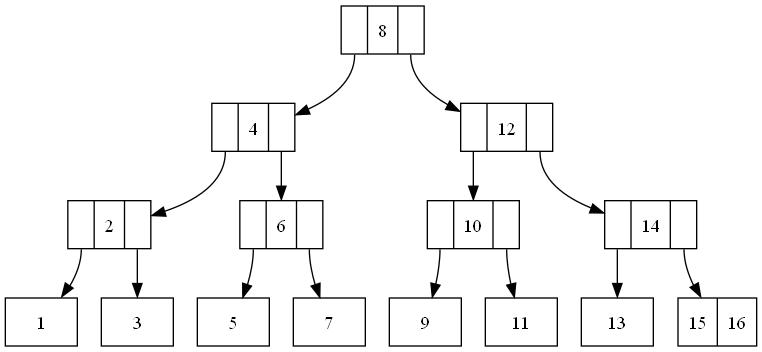

This chart was generated by the following Python code:
from nodoB import NodoB
from ramaB import RamaB
import os

class ArbolB():
    def __init__(self):
        self.orden = 3
        self.raiz: RamaB = None

    def insertar(self, valor):
        nuevo = NodoB(valor)
        if self.raiz is None:
            self.raiz = RamaB()
            self.raiz.insertar(nuevo)
        else:
            obj:NodoB = self.insertar_rama(nuevo, self.raiz)
            if obj is not None:
                self.raiz = RamaB()
                self.raiz.insertar(obj)
                self.raiz.hoja = False
        
    def insertar_rama(self, nodo:NodoB, rama:RamaB):
        if rama.hoja:
            rama.insertar(nodo)
            if rama.contador == self.orden:
                return self.dividir(rama)
            else:
                return None
        else:
            temp:NodoB = rama.primero
            while temp is not None:
                if nodo.valor == temp.valor: #comparar codigo de tareas
                    return None
                elif nodo.valor < temp.valor: #comparar codigo de tareas
                    obj:NodoB = self.insertar_rama(nodo, temp.izquierda)
                    if obj is not None:
                        rama.insertar(obj)
                        if rama.contador == self.orden:
                            return self.dividir(rama)
                    return None
                elif temp.siguiente is None:
                    obj:NodoB = self.insertar_rama(nodo, temp.derecha)
                    if obj is not None:
                        rama.insertar(obj)
                        if rama.contador == self.orden:
                            return self.dividir(rama)
                    return None
                temp = temp.siguiente
        return
    
    def dividir(self, rama:RamaB):
        val:NodoB = NodoB(-999)
        aux:NodoB = rama.primero
        temp:NodoB = None
        rderecha:RamaB = RamaB()
        rizquierda:RamaB = RamaB()
        contador = 0

        while aux is not None:
            contador += 1
            if contador < 2:
                temp = NodoB(aux.valor) #enviar todos los valores
                temp.izquierda = aux.izquierda
                if contador == 1:
                    temp.derecha = aux.siguiente.izquierda
                if temp.derecha is not None and temp.izquierda is not None:
                    rizquierda.hoja = False
                rizquierda.insertar(temp)
            elif contador == 2:
                val.valor = aux.valor
            else:
                temp = NodoB(aux.valor) #enviar todos los valores
                temp.izquierda = aux.izquierda
                temp.derecha = aux.derecha
                if temp.derecha is not None and temp.izquierda is not None:
                    rderecha.hoja = False
                rderecha.insertar(temp)
            aux = aux.siguiente
        val.derecha = rderecha
        val.izquierda = rizquierda
        return val
    
    #Reporte de Graphiz
    def graficar(self):
        cadena = ''
        archivo = "arbolB.jpg"
        a = open("arbolB.dot","w")
        if self.raiz is not None:
            cadena += "digraph arbol { \nnode[shape=record]"
            cadena += self.Grafo(self.raiz.primero)
            cadena += self.conexionRamas(self.raiz.primero)
            cadena += "}"
        a.write(cadena)
        a.close()
        os.system("dot -Tjpg arbolB.dot -o " + archivo)
    
    def Grafo(self, rama:NodoB):
        dot = ''
        if rama is not None:
            dot += self.GrafoRamas(rama)
            aux:NodoB = rama
            while aux is not None:
                if aux.izquierda is not None:
                    dot += self.Grafo(aux.izquierda.primero)
                if aux.siguiente is None:
                    if aux.derecha is not None:
                        dot += self.Grafo(aux.derecha.primero)
                aux = aux.siguiente
        return dot

    def GrafoRamas(self, rama:NodoB):
        dot = ''
        if rama is not None:
            aux:NodoB = rama
            dot = dot + "R" + str(rama.valor) + "[label=\"" #rama.valor.Tarea.codigo_tarea || rama.valor.codigo_tarea
            r = 1 
            while aux is not None:
                if aux.izquierda is not None:
                    dot = dot + "<C" + str(r) + ">|"
                    r += 1
                if aux.siguiente is not None:
                    dot = dot + str(aux.valor) + "|" #Cambio de valores
                else:
                    dot = dot + str(aux.valor) #cambio de Valores
                    if aux.derecha is not None:
                        dot = dot + "|<C" + str(r) + ">"
                aux = aux.siguiente
            dot = dot + "\"];\n"
        return dot
    
    def conexionRamas(self, rama:NodoB):
        dot = ''
        if rama is not None:
            aux:NodoB = rama
            actual = "R" + str(rama.valor)
            r = 1
            while aux is not None:
                if aux.izquierda is not None:
                    dot += actual + ":C" + str(r) + " -> " + "R"+ str(aux.izquierda.primero.valor) + ";\n"
                    r += 1
                    dot += self.conexionRamas(aux.izquierda.primero)
                if aux.siguiente is None:
                    if aux.derecha is not None:
                        dot += actual + ":C" + str(r) + " -> " + "R"+ str(aux.derecha.primero.valor) + ";\n"
                        r += 1
                        dot += self.conexionRamas(aux.derecha.primero)
                aux = aux.siguiente
        return dot
    
arbol = ArbolB()

for i in range(16):
    arbol.insertar((i+1))
arbol.graficar()
